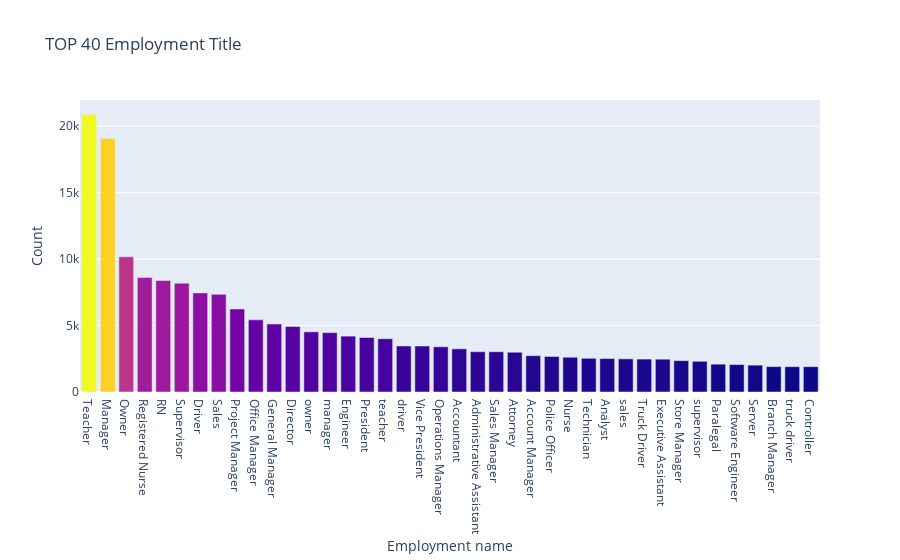

The cell this chart's notebook holds for it:
### Code cell
#Plotting which employment type has taken the maximum amount of loans

trace0 = go.Bar(
    x = df.emp_title.value_counts()[:40].index.values,
    y = df.emp_title.value_counts()[:40].values,
    marker=dict(
        color=df.emp_title.value_counts()[:40].values
    ),
)

data = [trace0]

layout = go.Layout(
    yaxis=dict(
        title='Count'
    ),
    xaxis=dict(
        title='Employment name'
    ),
    title='TOP 40 Employment Title'
)

fig = go.Figure(data=data, layout=layout)

py.iplot(fig, filename='emp-title-bar')

### Figure 1 — Plotly figure (JSON) as saved in the notebook; plotly's stock layout.template omitted (floating-point values rounded to 4 significant figures)
{"data": [{"marker": {"color": [20873, 19073, 10176, 8621, 8390, 8189, 7456, 7347, 6246, 5428, 5115, 4931, 4528, 4467, 4205, 4101, 4009, 3463, 3461, 3402, 3248, 3031, 3029, 2993, 2732, 2673, 2615, 2536, 2517, 2494, 2477, 2467, 2359, 2310, 2094, 2065, 2022, 1911, 1905, 1904]}, "type": "bar", "x": ["Teacher", "Manager", "Owner", "Registered Nurse", "RN", "Supervisor", "Driver", "Sales", "Project Manager", "Office Manager", "General Manager", "Director", "owner", "manager", "Engineer", "President", "teacher", "driver", "Vice President", "Operations Manager", "Accountant", "Administrative Assistant", "Sales Manager", "Attorney", "Account Manager", "Police Officer", "Nurse", "Technician", "Analyst", "sales", "Truck Driver", "Executive Assistant", "Store Manager", "supervisor", "Paralegal", "Software Engineer", "Server", "Branch Manager", "truck driver", "Controller"], "y": [20873, 19073, 10176, 8621, 8390, 8189, 7456, 7347, 6246, 5428, 5115, 4931, 4528, 4467, 4205, 4101, 4009, 3463, 3461, 3402, 3248, 3031, 3029, 2993, 2732, 2673, 2615, 2536, 2517, 2494, 2477, 2467, 2359, 2310, 2094, 2065, 2022, 1911, 1905, 1904]}], "layout": {"title": {"text": "TOP 40 Employment Title"}, "xaxis": {"title": {"text": "Employment name"}}, "yaxis": {"title": {"text": "Count"}}}}
